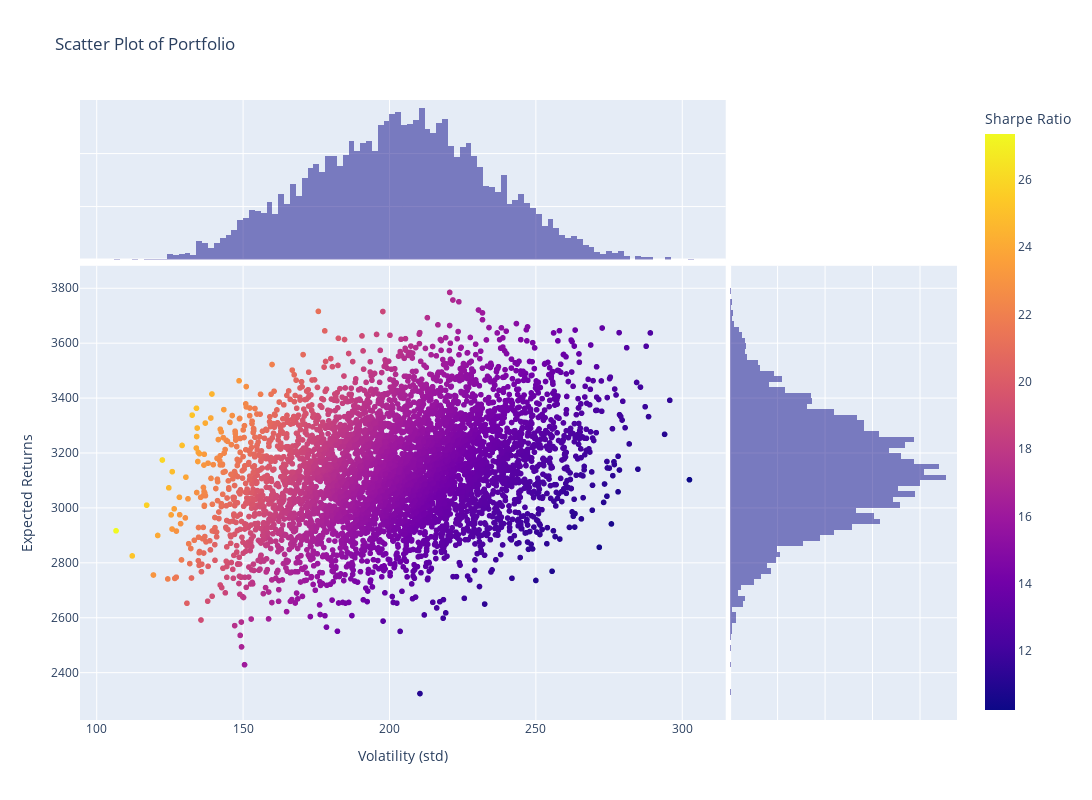

Here is the notebook cell this chart was saved with:
### Markdown cell above
### 2D Scatter Revenue-Volatility

### Code cell
portfolio["Sharpe"] = portfolio["Revenue"]/portfolio["Volatility"]

fig = px.scatter(
    data_frame=portfolio,
    x='Volatility',
    y='Revenue',
    color='Sharpe',
    title='Scatter Plot of Portfolio',
    labels={'Volatility': 'Volatility (std)', 'Revenue': 'Expected Returns', 'Sharpe': 'Sharpe Ratio'},
    marginal_x='histogram',
    marginal_y='histogram', 
)

fig.update_layout(
    width=1200,  
    height=800,  
)

fig

### Figure 1 — Plotly figure (JSON) as saved in the notebook; plotly's stock layout.template omitted (floating-point values rounded to 4 significant figures; data arrays with more than 128 entries replaced by an {"elided": "..."} marker saying what was removed)
{"data": [{"hovertemplate": "Volatility (std)=%{x}<br>Expected Returns=%{y}<br>Sharpe Ratio=%{marker.color}<extra></extra>", "legendgroup": "", "marker": {"color": {"elided": "5000 float values"}, "coloraxis": "coloraxis", "symbol": "circle"}, "mode": "markers", "name": "", "showlegend": false, "type": "scattergl", "x": {"elided": "5000 float values"}, "xaxis": "x", "y": {"elided": "5000 float values"}, "yaxis": "y"}, {"alignmentgroup": "True", "bingroup": "x", "hovertemplate": "Volatility (std)=%{x}<br>count=%{y}<extra></extra>", "legendgroup": "", "marker": {"color": "#0d0887"}, "name": "", "offsetgroup": "", "opacity": 0.5, "showlegend": false, "type": "histogram", "x": {"elided": "5000 float values"}, "xaxis": "x3", "yaxis": "y3"}, {"alignmentgroup": "True", "bingroup": "y", "hovertemplate": "Expected Returns=%{y}<br>count=%{x}<extra></extra>", "legendgroup": "", "marker": {"color": "#0d0887"}, "name": "", "offsetgroup": "", "opacity": 0.5, "showlegend": false, "type": "histogram", "xaxis": "x2", "y": {"elided": "5000 float values"}, "yaxis": "y2"}], "layout": {"barmode": "overlay", "coloraxis": {"colorbar": {"title": {"text": "Sharpe Ratio"}}, "colorscale": [[0, "#0d0887"], [0.1111, "#46039f"], [0.2222, "#7201a8"], [0.3333, "#9c179e"], [0.4444, "#bd3786"], [0.5556, "#d8576b"], [0.6667, "#ed7953"], [0.7778, "#fb9f3a"], [0.8889, "#fdca26"], [1, "#f0f921"]]}, "height": 800, "legend": {"tracegroupgap": 0}, "title": {"text": "Scatter Plot of Portfolio"}, "width": 1200, "xaxis": {"anchor": "y", "domain": [0, 0.7363], "title": {"text": "Volatility (std)"}}, "xaxis2": {"anchor": "y2", "domain": [0.7413, 1], "matches": "x2", "showgrid": true, "showline": false, "showticklabels": false, "ticks": ""}, "xaxis3": {"anchor": "y3", "domain": [0, 0.7363], "matches": "x", "showgrid": true, "showticklabels": false}, "xaxis4": {"anchor": "y4", "domain": [0.7413, 1], "matches": "x2", "showgrid": true, "showline": false, "showticklabels": false, "ticks": ""}, "yaxis": {"anchor": "x", "domain": [0, 0.7326], "title": {"text": "Expected Returns"}}, "yaxis2": {"anchor": "x2", "domain": [0, 0.7326], "matches": "y", "showgrid": true, "showticklabels": false}, "yaxis3": {"anchor": "x3", "domain": [0.7426, 1], "matches": "y3", "showgrid": true, "showline": false, "showticklabels": false, "ticks": ""}, "yaxis4": {"anchor": "x4", "domain": [0.7426, 1], "matches": "y3", "showgrid": true, "showline": false, "showticklabels": false, "ticks": ""}}}
